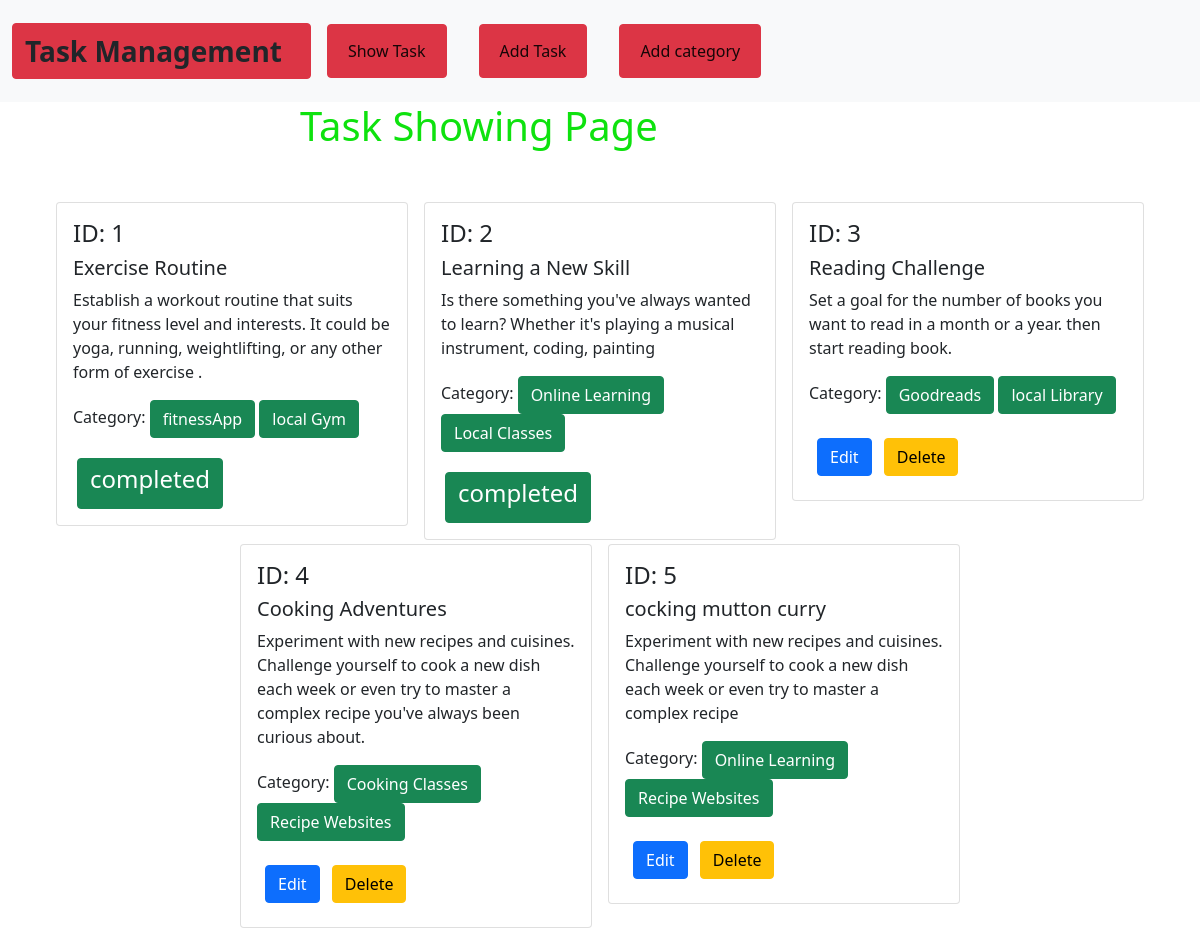
Before: / with the older database file.
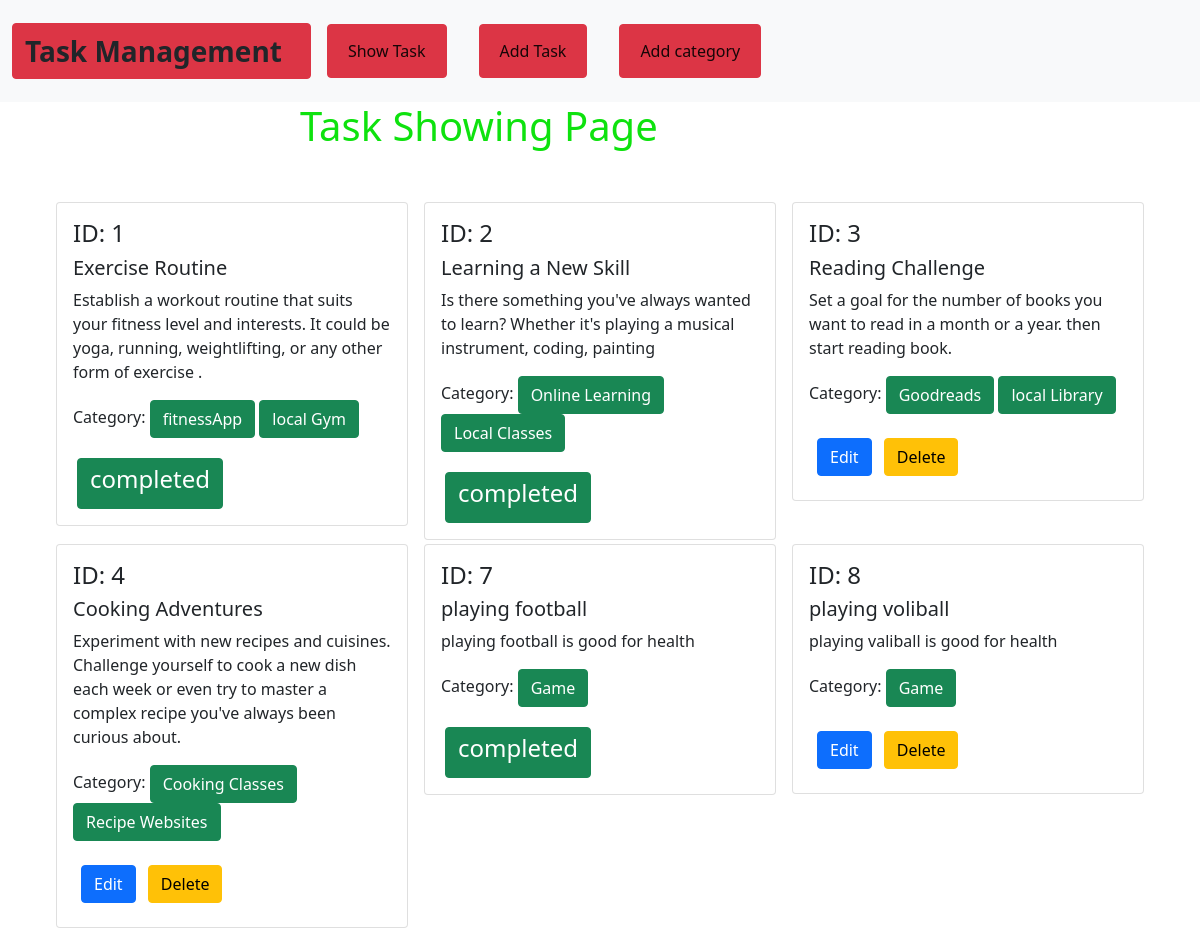
After: the same page with the newer database file.
### tasks/models.py (models this page shows, shortened)
class MyTask(models.Model):
    task_title = models.CharField(max_length=20)
    task_description = models.TextField(max_length=200)
    is_complete = models.BooleanField(default=False)
    task_assign_date = models.DateField()
    task_category = models.ManyToManyField(MyCategory)

### categorys/models.py (models this page shows, shortened)
class MyCategory(models.Model):
    category_name = models.CharField(max_length=15)

### Task_Management_system/views.py (the view)
# urls.py: path('', views.add_show, name='show_page'),
def add_show(request):
    data = MyTask.objects.all()
    return render(request,'show.html', {'data': data})

### templates/show.html (shortened to what this page needs)
{% extends 'base.html' %}
{% load crispy_forms_tags %}
{% block content %}
<h1 class="w-50 m-auto " style="color: rgb(14, 226, 14);">Task Showing Page</h1>
<div class=" h-50 d-flex flex-wrap justify-content-center px-5 pt-5 mb-4">
    {% for i in data %}
    <div class="col-sm-4 mt-1">
        <div class="card mx-2">
          <div class="card-body">
            <h4>ID: {{i.id}}</h4>
            <h5 class="card-title">{{i.task_title}}</h5>
            <p class="card-text">{{i.task_description}}</p>
            <p>Category:
                {% for j in i.task_category.all%}
                <button class="btn btn-success">{{j.category_name}}</button>
                {% endfor %}
            </p>
            {% if i.is_complete == True %}
                <button class="btn btn-success mx-1 mt-1"><h4>completed</h4></button>
            {%else%}
                <a href="{% url 'edit_task' i.id %}"class="btn btn-primary m-2">Edit</a>
                <a href="{% url 'delete_task' i.id %}"class="btn btn-warning">Delete</a>
            {% endif %}
          </div>
        </div>
    </div>
    {% endfor %}
</div>
{% endblock %}

### templates/base.html (shortened to what this page needs)
<!doctype html>
<html lang="en">
  <head>
    <link href="https://cdn.jsdelivr.net/npm/bootstrap@5.0.2/dist/css/bootstrap.min.css" rel="stylesheet">
  </head>
  <body>
    <nav class="navbar navbar-expand-lg navbar-light bg-light">
        <div class="container-fluid">
          <button class="btn btn-danger"><a class="navbar-brand text-dark fw-bold fs-3" href="#">Task Management</a></button>
          <div class="collapse navbar-collapse" id="navbarNav">
            <ul class="navbar-nav">
              <li class="nav-item">
                <button class="btn btn-danger m-3"><a class="nav-link active" aria-current="page" href="{% url 'show_page' %}">Show Task</a></button>
              </li>
              <li class="nav-item">
               <button class="btn btn-danger m-3"> <a class="nav-link active" href="{% url 'add_task' %}">Add Task</a> </button>
              </li>
              <li class="nav-item">
               <button type="" class="btn btn-danger m-3"> <a class="nav-link active" href="{% url 'add_category' %}">Add category</a></button>
              </li>
            </ul>
          </div>
        </div>
      </nav>
     {% block content %}
     {% endblock %}
  </body>
</html>

Changed rows visible on the page:
removed MyTask: id "5", task_title "cocking mutton curry", task_description "Experiment with new recipes and cuisines. Challenge yourself to cook a new dish each week or even try to master a complex recipe", is_complete "Edit", MyCategory (category_name "Online Learning"), MyCategory (category_name "Recipe Websites")
added MyTask: id "7", task_title "playing football", task_description "playing football is good for health", is_complete "completed"
added MyCategory: category_name "Game"
added MyTask: id "8", task_title "playing voliball", task_description "playing valiball is good for health", is_complete "Edit"
